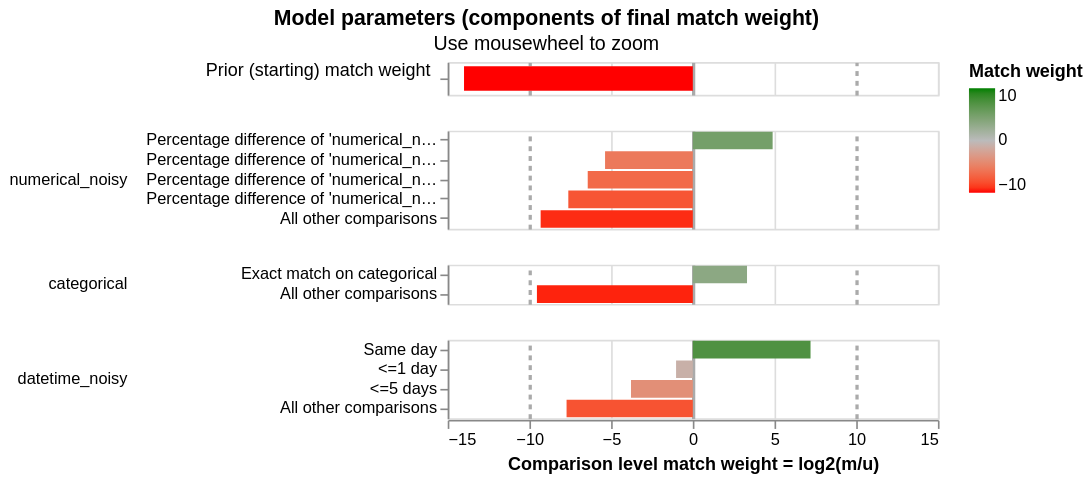

The notebook cell this image was saved under:
### Code cell
# We can view the estimated match weights

linker.visualisations.match_weights_chart()

### Figure 1 — Vega-Lite specification as saved in the notebook (floating-point values rounded to 4 significant figures)
{"config": {"view": {"continuousWidth": 300, "continuousHeight": 300, "discreteHeight": 60, "discreteWidth": 400}, "header": {"title": null}, "mark": {"tooltip": null}, "title": {"anchor": "middle"}}, "vconcat": [{"mark": {"type": "bar", "clip": true, "height": 15}, "encoding": {"color": {"field": "log2_bayes_factor", "scale": {"domain": [-10, 0, 10], "interpolate": "lab", "range": ["red", "#bbbbbb", "green"]}, "title": "Match weight", "type": "quantitative"}, "tooltip": [{"field": "comparison_name", "title": "Comparison name", "type": "nominal"}, {"field": "probability_two_random_records_match", "format": ".4f", "title": "Probability two random records match", "type": "nominal"}, {"field": "log2_bayes_factor", "format": ",.4f", "title": "Equivalent match weight", "type": "quantitative"}, {"field": "bayes_factor_description", "title": "Match weight description", "type": "nominal"}], "x": {"axis": {"domain": false, "gridColor": {"condition": {"test": "abs(datum.value / 10)  <= 1 & datum.value % 10 === 0", "value": "#aaa"}, "value": "#ddd"}, "gridDash": {"condition": {"test": "abs(datum.value / 10) == 1", "value": [3]}, "value": null}, "gridWidth": {"condition": {"test": "abs(datum.value / 10)  <= 1 & datum.value % 10 === 0", "value": 2}, "value": 1}, "labels": false, "ticks": false, "title": ""}, "field": "log2_bayes_factor", "scale": {"domain": [-15, 15]}, "type": "quantitative"}, "y": {"axis": {"title": "Prior (starting) match weight", "titleAlign": "right", "titleAngle": 0, "titleFontWeight": "normal"}, "field": "label_for_charts", "sort": {"field": "comparison_vector_value", "order": "descending"}, "type": "nominal"}}, "height": 20, "transform": [{"filter": "(datum.comparison_name == 'probability_two_random_records_match')"}]}, {"mark": {"type": "bar", "clip": true}, "encoding": {"color": {"field": "log2_bayes_factor", "scale": {"domain": [-10, 0, 10], "interpolate": "lab", "range": ["red", "#bbbbbb", "green"]}, "title": "Match weight", "type": "quantitative"}, "row": {"field": "comparison_name", "header": {"labelAlign": "left", "labelAnchor": "middle", "labelAngle": 0}, "sort": {"field": "comparison_sort_order"}, "type": "nominal"}, "tooltip": [{"field": "comparison_name", "title": "Comparison name", "type": "nominal"}, {"field": "label_for_charts", "title": "Label", "type": "ordinal"}, {"field": "sql_condition", "title": "SQL condition", "type": "nominal"}, {"field": "m_probability", "format": ".10~g", "title": "M probability", "type": "quantitative"}, {"field": "u_probability", "format": ".10~g", "title": "U probability", "type": "quantitative"}, {"field": "bayes_factor", "format": ",.6f", "title": "Bayes factor = m/u", "type": "quantitative"}, {"field": "log2_bayes_factor", "format": ".4~g", "title": "Match weight = log2(m/u)", "type": "quantitative"}, {"field": "bayes_factor_description", "title": "Match weight description", "type": "nominal"}, {"field": "m_probability_description", "title": "m probability description", "type": "nominal"}, {"field": "u_probability_description", "title": "u probability description", "type": "nominal"}], "x": {"axis": {"gridColor": {"condition": {"test": "abs(datum.value / 10)  <= 1 & datum.value % 10 === 0", "value": "#aaa"}, "value": "#ddd"}, "gridDash": {"condition": {"test": "abs(datum.value / 10) == 1", "value": [3]}, "value": null}, "gridWidth": {"condition": {"test": "abs(datum.value / 10)  <= 1 & datum.value % 10 === 0", "value": 2}, "value": 1}, "title": "Comparison level match weight = log2(m/u)"}, "field": "log2_bayes_factor", "scale": {"domain": [-15, 15]}, "type": "quantitative"}, "y": {"axis": {"title": null}, "field": "label_for_charts", "sort": {"field": "comparison_vector_value", "order": "descending"}, "type": "nominal"}}, "height": {"step": 12}, "resolve": {"axis": {"y": "independent"}, "scale": {"y": "independent"}}, "transform": [{"filter": "(datum.comparison_name != 'probability_two_random_records_match')"}]}], "data": {"name": "data-0bf490cced1a145853c96dc79a38c5d0"}, "params": [{"name": "mouse_zoom", "select": {"type": "interval", "encodings": ["x"]}, "bind": "scales", "views": []}], "resolve": {"axis": {"y": "independent"}, "scale": {"y": "independent"}}, "title": {"text": "Model parameters (components of final match weight)", "subtitle": "Use mousewheel to zoom"}, "$schema": "https://vega.github.io/schema/vega-lite/v5.9.3.json", "datasets": {"data-0bf490cced1a145853c96dc79a38c5d0": [{"comparison_name": "probability_two_random_records_match", "sql_condition": null, "label_for_charts": "", "m_probability": null, "u_probability": null, "m_probability_description": null, "u_probability_description": null, "has_tf_adjustments": false, "tf_adjustment_column": null, "tf_adjustment_weight": null, "is_null_level": false, "bayes_factor": 6.096e-05, "log2_bayes_factor": -14.0, "comparison_vector_value": 0, "max_comparison_vector_value": 0, "bayes_factor_description": "The probability that two random records drawn at random match is 0.000 or one in  16,405.1 records.This is equivalent to a starting match weight of -14.002.", "probability_two_random_records_match": 6.096e-05, "comparison_sort_order": -1}, {"comparison_name": "numerical_noisy", "sql_condition": "(ABS(\"numerical_noisy_l\" - \"numerical_noisy_r\") / (CASE WHEN \"numerical_noisy_r\" > \"numerical_noisy_l\" THEN \"numerical_noisy_r\" ELSE \"numerical_noisy_l\" END)) < 0.05", "label_for_charts": "Percentage difference of 'numerical_noisy' within 5.00%", "m_probability": 0.9957, "u_probability": 0.0337, "m_probability_description": "Amongst matching record comparisons, 99.57% of records (i.e. one in 1.004) are in the percentage difference of 'numerical_noisy' within 5.00% comparison level", "u_probability_description": "Amongst non-matching record comparisons, 3.37% of records (i.e. one in 29.67) are in the percentage difference of 'numerical_noisy' within 5.00% comparison level", "has_tf_adjustments": false, "tf_adjustment_column": null, "tf_adjustment_weight": 1.0, "is_null_level": false, "bayes_factor": 29.54, "log2_bayes_factor": 4.885, "comparison_vector_value": 4, "max_comparison_vector_value": 4, "bayes_factor_description": "If comparison level is `percentage difference of 'numerical_noisy' within 5.00%` then comparison is 29.54 times more likely to be a match", "probability_two_random_records_match": 6.096e-05, "comparison_sort_order": 0}, {"comparison_name": "numerical_noisy", "sql_condition": "(ABS(\"numerical_noisy_l\" - \"numerical_noisy_r\") / (CASE WHEN \"numerical_noisy_r\" > \"numerical_noisy_l\" THEN \"numerical_noisy_r\" ELSE \"numerical_noisy_l\" END)) < 0.1", "label_for_charts": "Percentage difference of 'numerical_noisy' within 10.00%", "m_probability": 0.0008519, "u_probability": 0.03524, "m_probability_description": "Amongst matching record comparisons, 0.08519% of records (i.e. one in 1,174) are in the percentage difference of 'numerical_noisy' within 10.00% comparison level", "u_probability_description": "Amongst non-matching record comparisons, 3.524% of records (i.e. one in 28.37) are in the percentage difference of 'numerical_noisy' within 10.00% comparison level", "has_tf_adjustments": false, "tf_adjustment_column": null, "tf_adjustment_weight": 1.0, "is_null_level": false, "bayes_factor": 0.02417, "log2_bayes_factor": -5.371, "comparison_vector_value": 3, "max_comparison_vector_value": 4, "bayes_factor_description": "If comparison level is `percentage difference of 'numerical_noisy' within 10.00%` then comparison is 41.37 times less likely to be a match", "probability_two_random_records_match": 6.096e-05, "comparison_sort_order": 0}, {"comparison_name": "numerical_noisy", "sql_condition": "(ABS(\"numerical_noisy_l\" - \"numerical_noisy_r\") / (CASE WHEN \"numerical_noisy_r\" > \"numerical_noisy_l\" THEN \"numerical_noisy_r\" ELSE \"numerical_noisy_l\" END)) < 0.25", "label_for_charts": "Percentage difference of 'numerical_noisy' within 25.00%", "m_probability": 0.001324, "u_probability": 0.1143, "m_probability_description": "Amongst matching record comparisons, 0.1324% of records (i.e. one in 755) are in the percentage difference of 'numerical_noisy' within 25.00% comparison level", "u_probability_description": "Amongst non-matching record comparisons, 11.43% of records (i.e. one in 8.751) are in the percentage difference of 'numerical_noisy' within 25.00% comparison level", "has_tf_adjustments": false, "tf_adjustment_column": null, "tf_adjustment_weight": 1.0, "is_null_level": false, "bayes_factor": 0.01159, "log2_bayes_factor": -6.431, "comparison_vector_value": 2, "max_comparison_vector_value": 4, "bayes_factor_description": "If comparison level is `percentage difference of 'numerical_noisy' within 25.00%` then comparison is 86.31 times less likely to be a match", "probability_two_random_records_match": 6.096e-05, "comparison_sort_order": 0}, {"comparison_name": "numerical_noisy", "sql_condition": "(ABS(\"numerical_noisy_l\" - \"numerical_noisy_r\") / (CASE WHEN \"numerical_noisy_r\" > \"numerical_noisy_l\" THEN \"numerical_noisy_r\" ELSE \"numerical_noisy_l\" END)) < 0.5", "label_for_charts": "Percentage difference of 'numerical_noisy' within 50.00%", "m_probability": 0.001156, "u_probability": 0.2272, "m_probability_description": "Amongst matching record comparisons, 0.1156% of records (i.e. one in 865) are in the percentage difference of 'numerical_noisy' within 50.00% comparison level", "u_probability_description": "Amongst non-matching record comparisons, 22.72% of records (i.e. one in 4.401) are in the percentage difference of 'numerical_noisy' within 50.00% comparison level", "has_tf_adjustments": false, "tf_adjustment_column": null, "tf_adjustment_weight": 1.0, "is_null_level": false, "bayes_factor": 0.005086, "log2_bayes_factor": -7.619, "comparison_vector_value": 1, "max_comparison_vector_value": 4, "bayes_factor_description": "If comparison level is `percentage difference of 'numerical_noisy' within 50.00%` then comparison is 197 times less likely to be a match", "probability_two_random_records_match": 6.096e-05, "comparison_sort_order": 0}, {"comparison_name": "numerical_noisy", "sql_condition": "ELSE", "label_for_charts": "All other comparisons", "m_probability": 0.000927, "u_probability": 0.5896, "m_probability_description": "Amongst matching record comparisons, 0.0927% of records (i.e. one in 1,079) are in the all other comparisons comparison level", "u_probability_description": "Amongst non-matching record comparisons, 58.96% of records (i.e. one in 1.696) are in the all other comparisons comparison level", "has_tf_adjustments": false, "tf_adjustment_column": null, "tf_adjustment_weight": 1.0, "is_null_level": false, "bayes_factor": 0.001572, "log2_bayes_factor": -9.313, "comparison_vector_value": 0, "max_comparison_vector_value": 4, "bayes_factor_description": "If comparison level is `all other comparisons` then comparison is 636 times less likely to be a match", "probability_two_random_records_match": 6.096e-05, "comparison_sort_order": 0}, {"comparison_name": "categorical", "sql_condition": "\"categorical_l\" = \"categorical_r\"", "label_for_charts": "Exact match on categorical", "m_probability": 0.9988, "u_probability": 0.1002, "m_probability_description": "Amongst matching record comparisons, 99.88% of records (i.e. one in 1.001) are in the exact match on categorical comparison level", "u_probability_description": "Amongst non-matching record comparisons, 10.02% of records (i.e. one in 9.978) are in the exact match on categorical comparison level", "has_tf_adjustments": false, "tf_adjustment_column": null, "tf_adjustment_weight": 1.0, "is_null_level": false, "bayes_factor": 9.966, "log2_bayes_factor": 3.317, "comparison_vector_value": 1, "max_comparison_vector_value": 1, "bayes_factor_description": "If comparison level is `exact match on categorical` then comparison is 9.966 times more likely to be a match", "probability_two_random_records_match": 6.096e-05, "comparison_sort_order": 1}, {"comparison_name": "categorical", "sql_condition": "ELSE", "label_for_charts": "All other comparisons", "m_probability": 0.001208, "u_probability": 0.8998, "m_probability_description": "Amongst matching record comparisons, 0.1208% of records (i.e. one in 827) are in the all other comparisons comparison level", "u_probability_description": "Amongst non-matching record comparisons, 89.98% of records (i.e. one in 1.111) are in the all other comparisons comparison level", "has_tf_adjustments": false, "tf_adjustment_column": null, "tf_adjustment_weight": 1.0, "is_null_level": false, "bayes_factor": 0.001343, "log2_bayes_factor": -9.54, "comparison_vector_value": 0, "max_comparison_vector_value": 1, "bayes_factor_description": "If comparison level is `all other comparisons` then comparison is 745 times less likely to be a match", "probability_two_random_records_match": 6.096e-05, "comparison_sort_order": 1}, {"comparison_name": "datetime_noisy", "sql_condition": "abs(datediff('day', CAST(datetime_noisy_l AS DATE), CAST(datetime_noisy_r AS DATE))) <= 0", "label_for_charts": "Same day", "m_probability": 0.9854, "u_probability": 0.006683, "m_probability_description": "Amongst matching record comparisons, 98.54% of records (i.e. one in 1.015) are in the same day comparison level", "u_probability_description": "Amongst non-matching record comparisons, 0.6683% of records (i.e. one in 150) are in the same day comparison level", "has_tf_adjustments": false, "tf_adjustment_column": null, "tf_adjustment_weight": 1.0, "is_null_level": false, "bayes_factor": 147.5, "log2_bayes_factor": 7.204, "comparison_vector_value": 3, "max_comparison_vector_value": 3, "bayes_factor_description": "If comparison level is `same day` then comparison is 147 times more likely to be a match", "probability_two_random_records_match": 6.096e-05, "comparison_sort_order": 2}, {"comparison_name": "datetime_noisy", "sql_condition": "abs(datediff('day', CAST(datetime_noisy_l AS DATE), CAST(datetime_noisy_r AS DATE))) <= 1", "label_for_charts": "<=1 day", "m_probability": 0.006447, "u_probability": 0.01312, "m_probability_description": "Amongst matching record comparisons, 0.6447% of records (i.e. one in 155) are in the <=1 day comparison level", "u_probability_description": "Amongst non-matching record comparisons, 1.312% of records (i.e. one in 76.25) are in the <=1 day comparison level", "has_tf_adjustments": false, "tf_adjustment_column": null, "tf_adjustment_weight": 1.0, "is_null_level": false, "bayes_factor": 0.4916, "log2_bayes_factor": -1.025, "comparison_vector_value": 2, "max_comparison_vector_value": 3, "bayes_factor_description": "If comparison level is `<=1 day` then comparison is 2.034 times less likely to be a match", "probability_two_random_records_match": 6.096e-05, "comparison_sort_order": 2}, {"comparison_name": "datetime_noisy", "sql_condition": "abs(datediff('day', CAST(datetime_noisy_l AS DATE), CAST(datetime_noisy_r AS DATE))) <= 5", "label_for_charts": "<=5 days", "m_probability": 0.003717, "u_probability": 0.05117, "m_probability_description": "Amongst matching record comparisons, 0.3717% of records (i.e. one in 269) are in the <=5 days comparison level", "u_probability_description": "Amongst non-matching record comparisons, 5.117% of records (i.e. one in 19.54) are in the <=5 days comparison level", "has_tf_adjustments": false, "tf_adjustment_column": null, "tf_adjustment_weight": 1.0, "is_null_level": false, "bayes_factor": 0.07264, "log2_bayes_factor": -3.783, "comparison_vector_value": 1, "max_comparison_vector_value": 3, "bayes_factor_description": "If comparison level is `<=5 days` then comparison is 13.77 times less likely to be a match", "probability_two_random_records_match": 6.096e-05, "comparison_sort_order": 2}, {"comparison_name": "datetime_noisy", "sql_condition": "ELSE", "label_for_charts": "All other comparisons", "m_probability": 0.004386, "u_probability": 0.929, "m_probability_description": "Amongst matching record comparisons, 0.4386% of records (i.e. one in 228) are in the all other comparisons comparison level", "u_probability_description": "Amongst non-matching record comparisons, 92.9% of records (i.e. one in 1.076) are in the all other comparisons comparison level", "has_tf_adjustments": false, "tf_adjustment_column": null, "tf_adjustment_weight": 1.0, "is_null_level": false, "bayes_factor": 0.004722, "log2_bayes_factor": -7.727, "comparison_vector_value": 0, "max_comparison_vector_value": 3, "bayes_factor_description": "If comparison level is `all other comparisons` then comparison is 212 times less likely to be a match", "probability_two_random_records_match": 6.096e-05, "comparison_sort_order": 2}]}}
